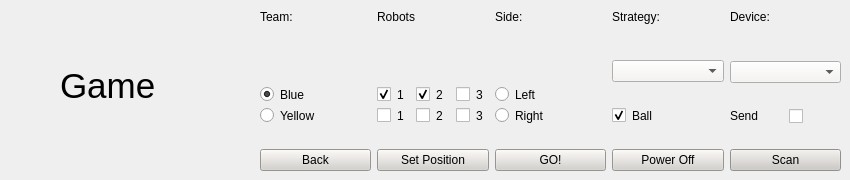
        <widget class="QWidget" name="Game">
         <property name="styleSheet">
          <string notr="true">border-color: rgb(255, 255, 255);</string>
         </property>
         <widget class="QLabel" name="label_8">
          <property name="geometry">
           <rect>
            <x>60</x>
            <y>50</y>
            <width>121</width>
            <height>71</height>
           </rect>
          </property>
          <property name="font">
           <font>
            <pointsize>26</pointsize>
           </font>
          </property>
          <property name="text">
           <string>Game</string>
          </property>
         </widget>
         <widget class="QWidget" name="gridLayoutWidget">
          <property name="geometry">
           <rect>
            <x>260</x>
            <y>10</y>
            <width>581</width>
            <height>161</height>
           </rect>
          </property>
          <layout class="QGridLayout" name="gridLayout">
           <item row="0" column="4">
            <layout class="QVBoxLayout" name="verticalLayout_10">
             <item alignment="Qt::AlignTop">
              <widget class="QLabel" name="label_33">
               <property name="text">
                <string>Device: </string>
               </property>
              </widget>
             </item>
             <item>
              <widget class="QComboBox" name="comboBoxdevicesgame">
               <property name="styleSheet">
                <string notr="true">background-color: rgb(246, 244, 242);</string>
               </property>
              </widget>
             </item>
             <item>
              <spacer name="horizontalSpacer">
               <property name="orientation">
                <enum>Qt::Horizontal</enum>
               </property>
               <property name="sizeHint" stdset="0">
                <size>
                 <width>40</width>
                 <height>20</height>
                </size>
               </property>
              </spacer>
             </item>
             <item>
              <layout class="QHBoxLayout" name="horizontalLayout_12">
               <item>
                <widget class="QLabel" name="label_26">
                 <property name="text">
                  <string>Send</string>
                 </property>
                </widget>
               </item>
               <item>
                <widget class="QCheckBox" name="checkBox_8">
                 <property name="text">
                  <string/>
                 </property>
                </widget>
               </item>
              </layout>
             </item>
             <item>
              <spacer name="horizontalSpacer_4">
               <property name="orientation">
                <enum>Qt::Horizontal</enum>
               </property>
               <property name="sizeHint" stdset="0">
                <size>
                 <width>40</width>
                 <height>20</height>
                </size>
               </property>
              </spacer>
             </item>
            </layout>
           </item>
           <item row="0" column="2">
            <layout class="QVBoxLayout" name="verticalLayout_12">
             <item alignment="Qt::AlignTop">
              <widget class="QLabel" name="label_24">
               <property name="text">
                <string>Side:</string>
               </property>
              </widget>
             </item>
             <item>
              <widget class="QRadioButton" name="radioButton_16">
               <property name="text">
                <string>Left</string>
               </property>
               <property name="checked">
                <bool>true</bool>
               </property>
              </widget>
             </item>
             <item>
              <widget class="QRadioButton" name="radioButton_17">
               <property name="text">
                <string>Right</string>
               </property>
              </widget>
             </item>
             <item>
              <spacer name="horizontalSpacer_19">
               <property name="orientation">
                <enum>Qt::Horizontal</enum>
               </property>
               <property name="sizeHint" stdset="0">
                <size>
                 <width>40</width>
                 <height>20</height>
                </size>
               </property>
              </spacer>
             </item>
            </layout>
           </item>
           <item row="0" column="0">
            <layout class="QVBoxLayout" name="verticalLayout_8">
             <item alignment="Qt::AlignTop">
              <widget class="QLabel" name="label_22">
               <property name="text">
                <string>Team:</string>
               </property>
              </widget>
             </item>
             <item>
              <widget class="QRadioButton" name="radioButton_14">
               <property name="text">
                <string>Blue</string>
               </property>
               <property name="checked">
                <bool>true</bool>
               </property>
              </widget>
             </item>
             <item>
              <widget class="QRadioButton" name="radioButton_15">
               <property name="text">
                <string>Yellow</string>
               </property>
              </widget>
             </item>
             <item>
              <spacer name="horizontalSpacer_17">
               <property name="orientation">
                <enum>Qt::Horizontal</enum>
               </property>
               <property name="sizeHint" stdset="0">
                <size>
                 <width>40</width>
                 <height>20</height>
                </size>
               </property>
              </spacer>
             </item>
            </layout>
           </item>
           <item row="0" column="3">
            <layout class="QVBoxLayout" name="verticalLayout_13">
             <item alignment="Qt::AlignTop">
              <widget class="QLabel" name="label_25">
               <property name="text">
                <string>Strategy:</string>
               </property>
              </widget>
             </item>
             <item>
              <widget class="QComboBox" name="comboBoxStrategyGame">
               <property name="styleSheet">
                <string notr="true">background-color: rgb(246, 244, 242);</string>
               </property>
              </widget>
             </item>
             <item>
              <spacer name="horizontalSpacer_2">
               <property name="orientation">
                <enum>Qt::Horizontal</enum>
               </property>
               <property name="sizeHint" stdset="0">
                <size>
                 <width>40</width>
                 <height>20</height>
                </size>
               </property>
              </spacer>
             </item>
             <item>
              <widget class="QCheckBox" name="checkBox_7">
               <property name="text">
                <string>Ball</string>
               </property>
               <property name="checked">
                <bool>true</bool>
               </property>
              </widget>
             </item>
             <item>
              <spacer name="horizontalSpacer_3">
               <property name="orientation">
                <enum>Qt::Horizontal</enum>
               </property>
               <property name="sizeHint" stdset="0">
                <size>
                 <width>40</width>
                 <height>20</height>
                </size>
               </property>
              </spacer>
             </item>
            </layout>
           </item>
           <item row="0" column="1">
            <layout class="QVBoxLayout" name="verticalLayout_11">
             <item alignment="Qt::AlignTop">
              <widget class="QLabel" name="label_23">
               <property name="text">
                <string>Robots</string>
               </property>
              </widget>
             </item>
             <item>
              <layout class="QHBoxLayout" name="horizontalLayout_13">
               <item>
                <widget class="QCheckBox" name="checkBox">
                 <property name="text">
                  <string>1</string>
                 </property>
                 <property name="checked">
                  <bool>true</bool>
                 </property>
                </widget>
               </item>
               <item>
                <widget class="QCheckBox" name="checkBox_2">
                 <property name="text">
                  <string>2</string>
                 </property>
                 <property name="checked">
                  <bool>true</bool>
                 </property>
                </widget>
               </item>
               <item>
                <widget class="QCheckBox" name="checkBox_3">
                 <property name="text">
                  <string>3</string>
                 </property>
                </widget>
               </item>
              </layout>
             </item>
             <item>
              <layout class="QHBoxLayout" name="horizontalLayout_14">
               <item>
                <widget class="QCheckBox" name="checkBox_4">
                 <property name="text">
                  <string>1</string>
                 </property>
                </widget>
               </item>
               <item>
                <widget class="QCheckBox" name="checkBox_6">
                 <property name="text">
                  <string>2</string>
                 </property>
                </widget>
               </item>
               <item>
                <widget class="QCheckBox" name="checkBox_5">
                 <property name="text">
                  <string>3</string>
                 </property>
                </widget>
               </item>
              </layout>
             </item>
             <item>
              <layout class="QHBoxLayout" name="horizontalLayout_15">
               <item>
                <spacer name="horizontalSpacer_18">
                 <property name="orientation">
                  <enum>Qt::Horizontal</enum>
                 </property>
                 <property name="sizeHint" stdset="0">
                  <size>
                   <width>40</width>
                   <height>20</height>
                  </size>
                 </property>
                </spacer>
               </item>
              </layout>
             </item>
            </layout>
           </item>
           <item row="1" column="0">
            <widget class="QPushButton" name="buttonBackGame">
             <property name="sizePolicy">
              <sizepolicy hsizetype="Minimum" vsizetype="Fixed">
               <horstretch>0</horstretch>
               <verstretch>0</verstretch>
              </sizepolicy>
             </property>
             <property name="styleSheet">
              <string notr="true">background-color: rgb(212, 209, 205);</string>
             </property>
             <property name="text">
              <string>Back</string>
             </property>
             <property name="flat">
              <bool>false</bool>
             </property>
            </widget>
           </item>
           <item row="1" column="1">
            <widget class="QPushButton" name="buttonSetPosition">
             <property name="styleSheet">
              <string notr="true">background-color: rgb(212, 209, 205);</string>
             </property>
             <property name="text">
              <string>Set Position</string>
             </property>
            </widget>
           </item>
           <item row="1" column="2">
            <widget class="QPushButton" name="buttonGo">
             <property name="styleSheet">
              <string notr="true">background-color: rgb(212, 209, 205);</string>
             </property>
             <property name="text">
              <string>GO!</string>
             </property>
            </widget>
           </item>
           <item row="1" column="3">
            <widget class="QPushButton" name="ButtonPowerOff">
             <property name="styleSheet">
              <string notr="true">background-color: rgb(212, 209, 205);</string>
             </property>
             <property name="text">
              <string>Power Off</string>
             </property>
            </widget>
           </item>
           <item row="1" column="4">
            <widget class="QPushButton" name="buttonScanDevices">
             <property name="styleSheet">
              <string notr="true">background-color: rgb(205, 202, 197);</string>
             </property>
             <property name="text">
              <string>Scan</string>
             </property>
            </widget>
           </item>
          </layout>
         </widget>
        </widget>
